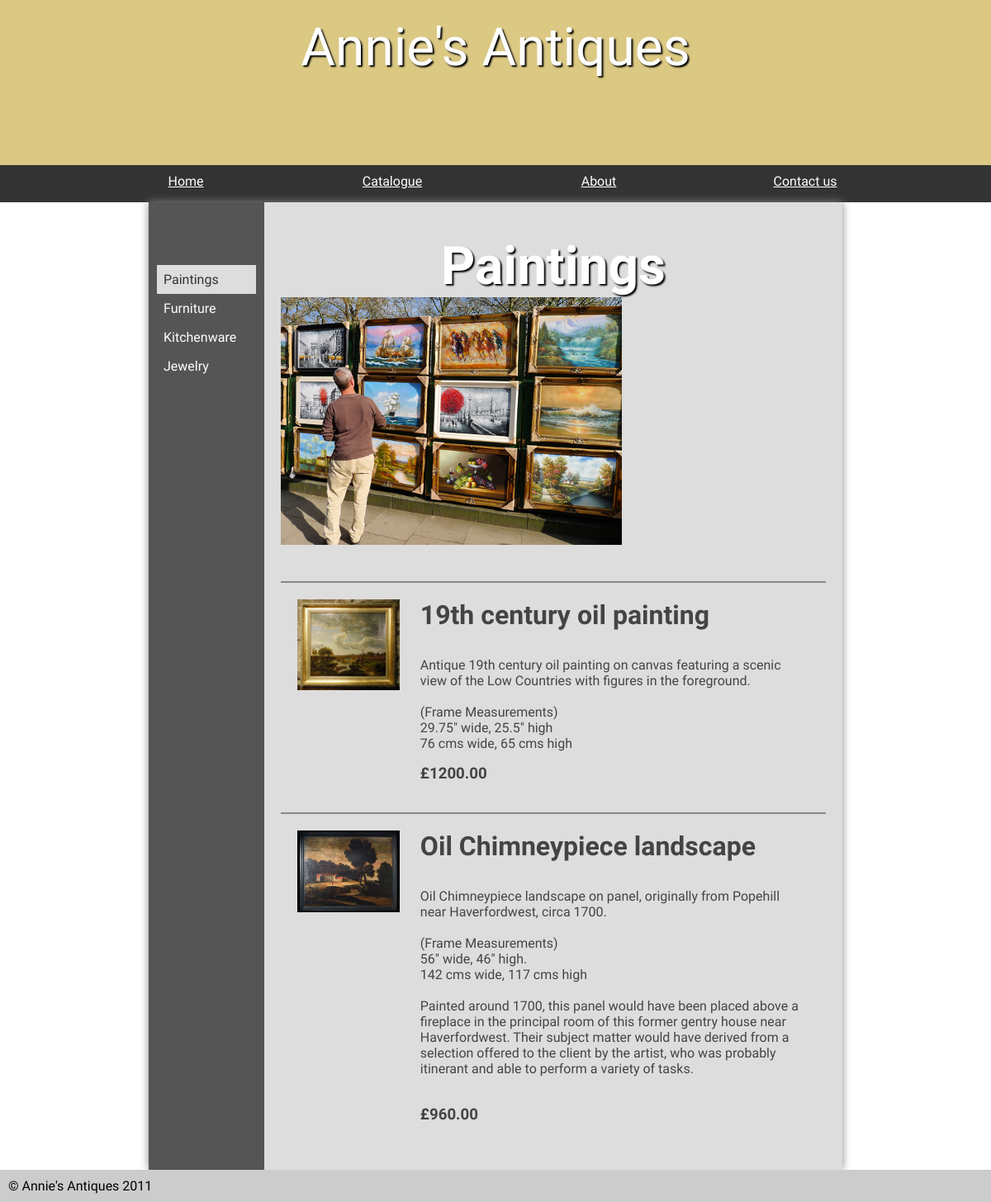
The app's page /paintings.php with its own data.
### tables this page shows
CREATE TABLE `stock` (
  `id` int(11) NOT NULL AUTO_INCREMENT,
  `title` varchar(45) DEFAULT NULL,
  `description` varchar(1000) DEFAULT NULL,
  `price` decimal(8,2) DEFAULT NULL,
  `categoryId` int(11) DEFAULT NULL,
  PRIMARY KEY (`id`)
);

### public_html/paintings.php (the view, shortened to what this page needs)
<!DOCTYPE html>
<html>
	<head>
		<link rel="stylesheet" href="styles.css"/>
	</head>
	<body>
	<header>
		<section>
			<h1>Annie's Antiques</h1>
		</section>
	</header>
	<nav>
		<ul>
			<li><a href="/">Home</a></li>
			<li><a href="stock.php">Catalogue</a></li>
			<li><a href="about.html">About</a></li>
			<li><a href="contact.php">Contact us</a></li>
		</ul>
	</nav>
	<main class="stock">
		<ul class="categories">
			<li  class="current"><a href="paintings.php">Paintings</a></li>
			<li><a href="furniture.php">Furniture</a></li>
			<li><a href="kitchenware.php">Kitchenware</a></li>
			<li><a  href="jewelry.php">Jewelry</a></li>
		</ul>
		<div class="products">
		<h1>Paintings</h1>
		<img src="images/paintings.jpg" alt="Paintings" />
<?php
$pdo = new PDO('mysql:dbname=antiques;host=127.0.0.1', 'student', 'student');
$products = $pdo->query('SELECT * FROM stock WHERE categoryId = 1');
echo '<ul>';
foreach ($products as $product) {
	echo '<li>';
	if (is_file('./productimages/' . $product['id'] . '.jpg')) {
		echo '<img alt="' . $product['title'] . '" src="productimages/' . $product['id'] . '.jpg" />';
	}
	else {
		echo '<div class="noimage"></div>';
	}
	echo '<div class="info"><h2>' . $product['title'] . '</h2>';
	echo '<p>' . nl2br($product['description']) . '</p>';
	echo '<h3>£' . $product['price'] . '</h3></div>';
}
echo '</ul>';
?>
		</div>
	</main>
	<footer>
		&copy; Annie's Antiques 2011
	</footer>
</body>
</html>

### public_html/styles.css (style rules this page uses)
* { margin: 0; padding: 0; }
html { font-family: 'Oxygen', verdana, sans-serif; }
body { background-color: #fff; }
header { background-color: #dbc983 ; color: white; height: 200px; }
nav { width: 100%; background-color: #333; overflow: auto; }
nav ul { width: 1000px; margin: auto; display: block; list-style-type: none; }
nav ul li { width: 25%; float: left; overflow: auto; text-align: center; }
nav a { color: white; padding-top: 10px; display: block; }
header section { display: block; font-family: 'Condiment'; }
header h1 { font-weight: normal; }
h1 { font-family: 'Condiment'; }
h1 { font-size:4em; color: white; text-align: center; padding-top: 20px; text-shadow: 2px 2px 2px #000; }
main { min-height: 70vh; background-color: #ddd; width: 70vw; display: block; margin: auto; box-shadow: 0px 0px 10px #888; color:#444; }
main h2 { font-size:2em; }
p, li, h2 { margin-bottom: 1em; }
footer { background-color: #ccc; padding: 10px; }
.stock, .admin { display: table; }
.stock > ul, .admin .left { width: 10vw; list-style-type: none; display: table-cell; padding: 10px; background-color: #555; margin: 0; }
.stock .products, .admin .right { display: table-cell; padding: 20px; }
.stock > ul a, .admin .left a { color: white; text-decoration: none; }
.products ul { margin-top: 40px; list-style-type: none; }
.products li { border-top: 2px solid #888; padding: 20px; overflow: auto; }
.products li .noimage, .products li img { width: 20%; margin-right: 4%; min-height: 50px; float: left; }
.products .info { float: left; width: 75%; }
.current { background-color: #ddd; color: #333; display: block; }
.stock > ul .current a { color: #333; }
.categories li { margin: 0; padding: 0.5em; }
.products > img { max-height: 300px; }

### records on screen
stock: shows a picture, title "19th century oil painting", description "Antique 19th century oil painting on canvas featuring a scenic view of the Low Countries with figures in the foreground. (Frame Measurements) 29.75\" wide, 25.5\" high 76 cms wide, 65 cms high", price "1200.00"
stock: shows a picture, title "Oil Chimneypiece landscape", description "Oil Chimneypiece landscape on panel, originally from Popehill near Haverfordwest, circa 1700. (Frame Measurements) 56\" wide, 46\" high. 142 cms wide, 117 cms high Painted around 1700, this panel would have been placed above a fireplace in the principal room of this former gentry house near Haverfordwest. Their subject matter would have derived from a selection offered to the client by the artist, who was probably itinerant and able to perform a variety of tasks.", price "960.00"
